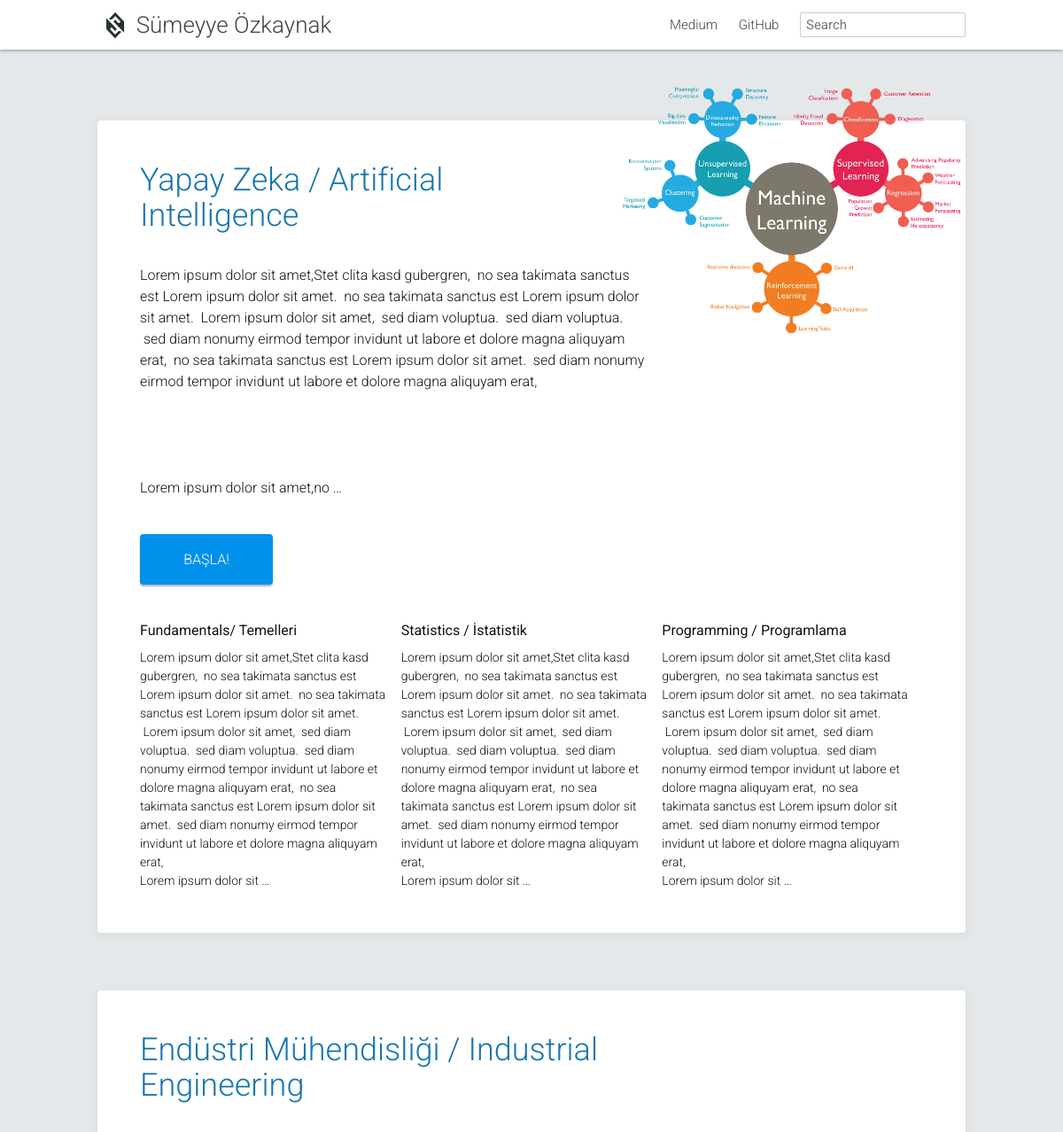
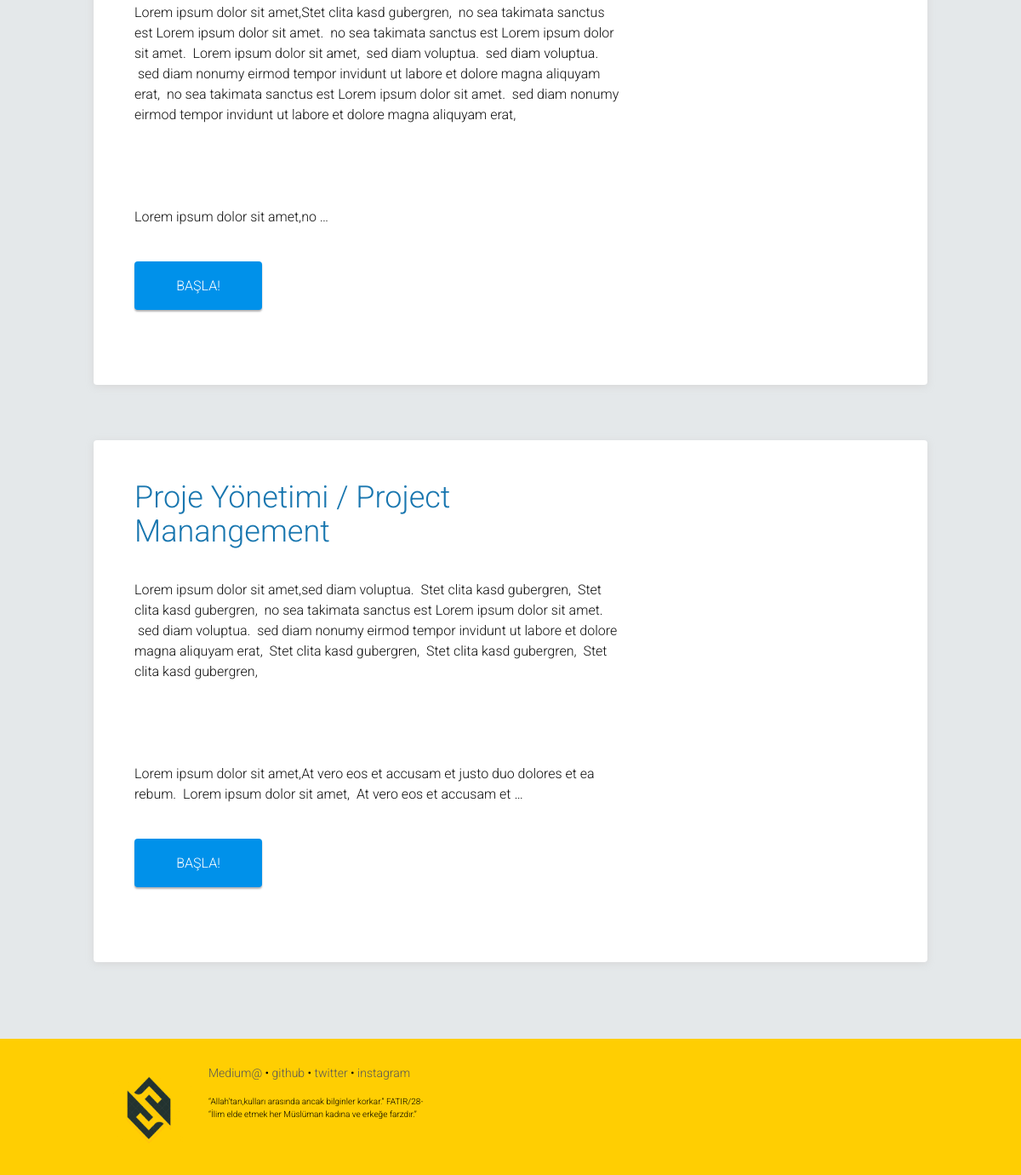
/myworkandresearch/, run on the app's committed database (2 pictures, top to bottom).
### myworkandresearch/models.py (models this page shows, shortened)
class Category(models.Model):
    name = models.CharField(max_length=200, verbose_name='Kategori Adı')
    slug = models.SlugField(unique=True, max_length=210, verbose_name='Kategori Url', editable=False)
    text = RichTextField(verbose_name='Kategori Metni')
    image = models.ImageField(null=True, blank=True)
    class Meta:
        ordering = ['id']

class Subject(models.Model):
    name = models.CharField(max_length=200, verbose_name='Konu Adı')
    slug = models.SlugField(unique=True, max_length=210, verbose_name='Konu Url', editable=False)
    text = RichTextField(verbose_name='Konu Metni')
    category_name = models.ForeignKey('Category', on_delete=models.CASCADE, verbose_name='Kategori Adı')
    class Meta:
        ordering = ['id']

### myworkandresearch/views.py (the view)
# urls.py: url(r'^myworkandresearch/', include('myworkandresearch.urls')),
def myworkandresearch(request):
    categories = Category.objects.all()
    subject_list=Subject.objects.all()
    subject=subject_list.all()[0:3]
    context={
        'categories': categories,
        'subject':subject,
    }
    return render(request, 'myworkandresearch/myworkandresearch.html', context)

### templates/myworkandresearch/myworkandresearch.html
{% extends 'base.html' %}
{% load static %}
{% block body_name %} class="homepage" {% endblock %}
{% block header %}
             <a class="page-link" href="https://medium.com/@sumozkaynak">Medium</a>
             <a class="page-link" href="https://github.com/sozkaynak">GitHub</a>
{% endblock %}
{% block content %}
    <div class="container-fluid contents">
      <div class="row">
      <div class="col-sm-12 main-contents">
          <div class="main-contents-body">
            {% for category in categories %}
                <article class="post-content">
                    {% if category.image %}
                     <div class="homepage__illustration"><img src="{{ category.image.url }}" class="homepage__illustration--image" alt="{{ category.name }}" /></div>
                    {% endif %}
                    <section class="homepage__key_points card">
                    <h1 class="homepage__title">
                         {{category.name}}
                    </h1>
                    <div class="homepage__tagline">
                        {{category.text|safe|linebreaksbr|truncatewords:80}}
                     </div>
                     <div class="homepage__button_row">
                         <a href="{% url 'myworkandresearch:category' category_slug=category.slug %}"  class="get-started-button">BAŞLA!</a>
                     </div>
                     <div class="key-points">
                      {% for subject in subject %}
                        {% if subject in category.subject_set.all %}
                        <div class="homepage__key_point">
                                <div class="homepage__key_point_title">{{subject.name}}</div>
                                <p>{{subject.text|truncatewords:80|safe}}</p>
                        </div>
                        {% endif %}
                      {% endfor %}
                     </div>
                 </section>
                </article>
                {% endfor %}
          </div>
      </div>
      </div>
    </div>
{% endblock %}
{% block footer %}
            <footer class="site-footer">
              <div class="container-fluid">
                <div class="row">
                  <div class="col-sm-12">
                    <div class="logo">
                      <img src="{% static 'images/logoweb.png' %}" alt="Logo" width="100" height="100">
                    </div>
                      <p class="site-footer__link-list">
                        <a href="https://medium.com/@sumozkaynak">Medium@</a> &bull;
                        <a href="https://github.com/sozkaynak/">github</a> &bull;
                        <a href="https://twitter.com/sumeyyeozkaynak">twitter</a> &bull;
                        <a href="https://instagram.com/afafet">instagram</a>
                      </p>
                      <p class="licenses">
                         “Allah’tan,kulları arasında ancak bilginler korkar.” FATIR/28- <br>
                         “İlim elde etmek her Müslüman kadına ve erkeğe farzdır.”
                      </p>
                  </div>
                </div>
              </div>
            </footer>
{% endblock %}

### templates/base.html (shortened to what this page needs)
{% load static %}
<!DOCTYPE html>
<html lang="tr">
  <head>
  <link rel="stylesheet" href="{% static 'css/lavish-bootstrap.css' %}">
  <link rel="stylesheet" href="{% static 'css/main.css' %}">
</head>
  <body {% block body_name %} {% endblock %}>
  <header class="site-header">
            <div class="container-fluid header-contents">
                <div class="row">
                    <div class="col-md-12">
                        <img src="{% static 'images/logoweb.png' %}" alt="logo.png" width="40" height="40" style="vertical-align:middle">
                        <a class="site-title" href="http://www.sumeyyeozkaynak.com/myworkandresearch">Sümeyye Özkaynak</a>
                        <nav class="site-nav">
                            <div class="trigger">
                                {% block header %} {% endblock %}
                                <form action="/search/" class="nav-searchbox" id="cse-search-box" style="display: inline">
                                    <input type="search" name="q" id="q" autocomplete="off" placeholder="Search">
                                </form>
                            </div>
                        </nav>
                    </div>
                </div>
            </div>
        </header>
  {% block content %}{% endblock %}
  {% block footer %}{% endblock %}
  <link rel="stylesheet" type="text/css" href="https://maxcdn.bootstrapcdn.com/font-awesome/4.5.0/css/font-awesome.min.css">
  </body>
</html>

### data on the page
Category: image (picture), name "Yapay Zeka / Artificial Intelligence", text "Lorem ipsum dolor sit amet,Stet clita kasd gubergren, no sea takimata sanctus est Lorem ipsum dolor sit amet. no sea takimata sanctus est Lorem ipsum dolor sit amet. Lorem ipsum dolor sit amet, sed diam voluptua. sed diam voluptua. sed diam nonumy eirmod tempor invidunt ut labore et dolore magna aliquyam erat, no sea takimata sanctus est Lorem ipsum dolor sit amet. sed diam nonumy eirmod tempor invidunt ut labore et dolore magna aliquyam erat, Lorem ipsum dolor sit amet,no …"
Subject: name "Fundamentals/ Temelleri", text "Lorem ipsum dolor sit amet,Stet clita kasd gubergren, no sea takimata sanctus est Lorem ipsum dolor sit amet. no sea takimata sanctus est Lorem ipsum dolor sit amet. Lorem ipsum dolor sit amet, sed diam voluptua. sed diam voluptua. sed diam nonumy eirmod tempor invidunt ut labore et dolore magna aliquyam erat, no sea takimata sanctus est Lorem ipsum dolor sit amet. sed diam nonumy eirmod tempor invidunt ut labore et dolore magna aliquyam erat, Lorem ipsum dolor sit …"
Subject: name "Statistics / İstatistik", text "Lorem ipsum dolor sit amet,Stet clita kasd gubergren, no sea takimata sanctus est Lorem ipsum dolor sit amet. no sea takimata sanctus est Lorem ipsum dolor sit amet. Lorem ipsum dolor sit amet, sed diam voluptua. sed diam voluptua. sed diam nonumy eirmod tempor invidunt ut labore et dolore magna aliquyam erat, no sea takimata sanctus est Lorem ipsum dolor sit amet. sed diam nonumy eirmod tempor invidunt ut labore et dolore magna aliquyam erat, Lorem ipsum dolor sit …"
Subject: name "Programming / Programlama", text "Lorem ipsum dolor sit amet,Stet clita kasd gubergren, no sea takimata sanctus est Lorem ipsum dolor sit amet. no sea takimata sanctus est Lorem ipsum dolor sit amet. Lorem ipsum dolor sit amet, sed diam voluptua. sed diam voluptua. sed diam nonumy eirmod tempor invidunt ut labore et dolore magna aliquyam erat, no sea takimata sanctus est Lorem ipsum dolor sit amet. sed diam nonumy eirmod tempor invidunt ut labore et dolore magna aliquyam erat, Lorem ipsum dolor sit …"
Category: name "Endüstri Mühendisliği / Industrial Engineering", text "Lorem ipsum dolor sit amet,Stet clita kasd gubergren, no sea takimata sanctus est Lorem ipsum dolor sit amet. no sea takimata sanctus est Lorem ipsum dolor sit amet. Lorem ipsum dolor sit amet, sed diam voluptua. sed diam voluptua. sed diam nonumy eirmod tempor invidunt ut labore et dolore magna aliquyam erat, no sea takimata sanctus est Lorem ipsum dolor sit amet. sed diam nonumy eirmod tempor invidunt ut labore et dolore magna aliquyam erat, Lorem ipsum dolor sit amet,no …"
Category: name "Proje Yönetimi / Project Manangement", text "Lorem ipsum dolor sit amet,sed diam voluptua. Stet clita kasd gubergren, Stet clita kasd gubergren, no sea takimata sanctus est Lorem ipsum dolor sit amet. sed diam voluptua. sed diam nonumy eirmod tempor invidunt ut labore et dolore magna aliquyam erat, Stet clita kasd gubergren, Stet clita kasd gubergren, Stet clita kasd gubergren, Lorem ipsum dolor sit amet,At vero eos et accusam et justo duo dolores et ea rebum. Lorem ipsum dolor sit amet, At vero eos et accusam et …"
